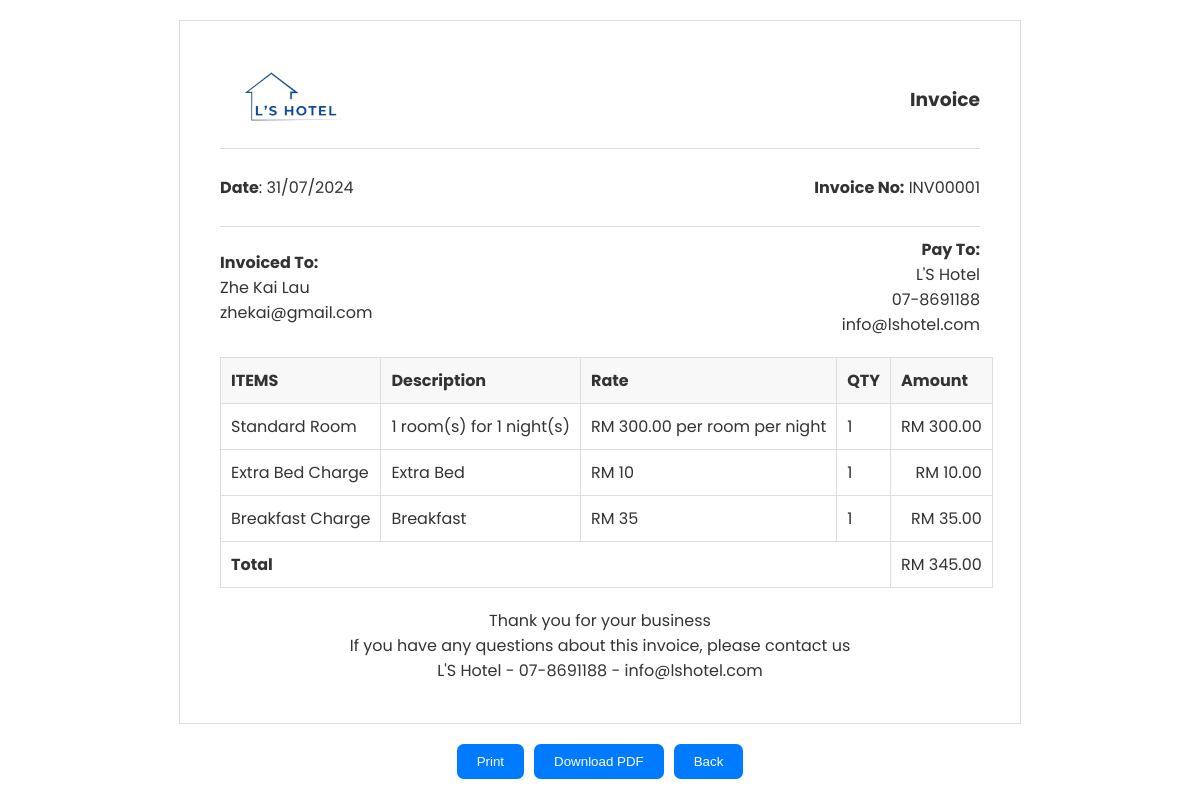
The app's page /invoice.php?booking_id=1, older data.
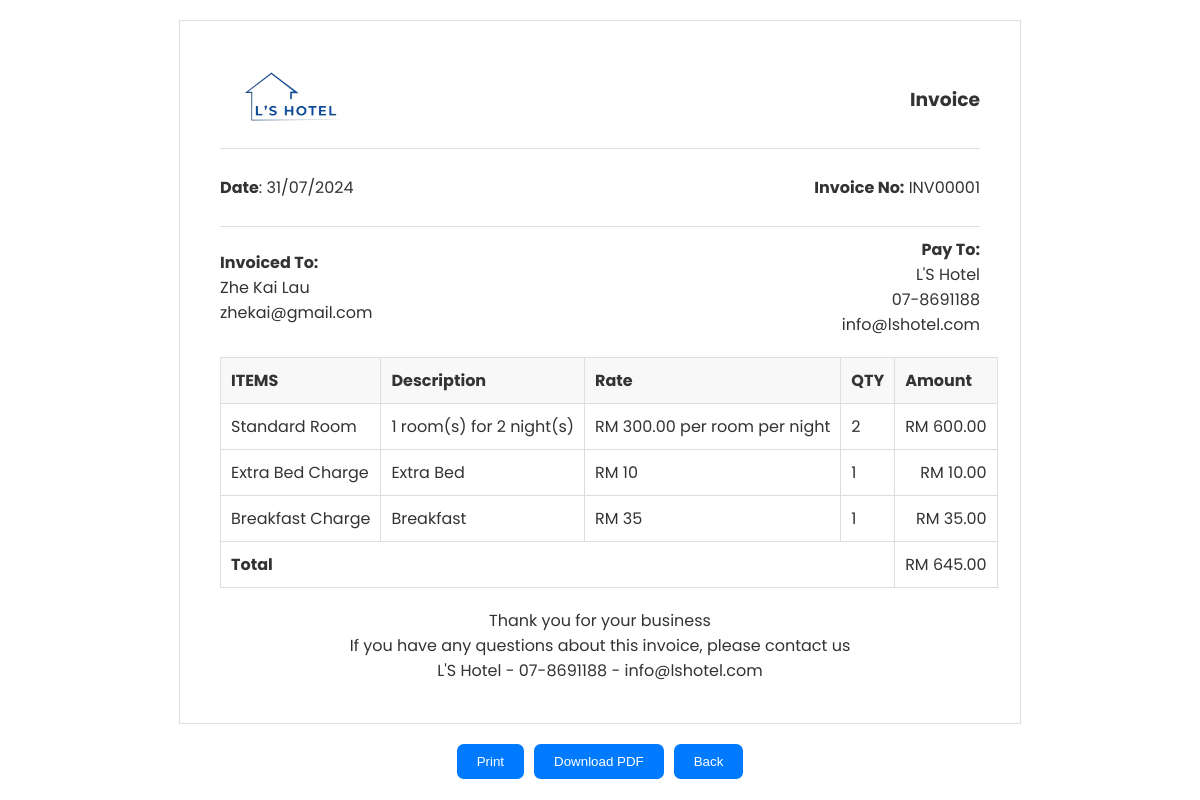
The same page, newer data.
### tables this page shows
CREATE TABLE `bookings` (
  `booking_id` int(11) NOT NULL,
  `email` varchar(100) NOT NULL,
  `room_id` int(11) NOT NULL,
  `check_in_date` date NOT NULL,
  `check_out_date` date NOT NULL,
  `days` int(11) NOT NULL,
  `number_of_rooms` int(11) NOT NULL,
  `bed_selection` varchar(255) NOT NULL,
  `smoke` varchar(255) NOT NULL,
  `first_name` varchar(50) NOT NULL,
  `last_name` varchar(50) NOT NULL,
  `phone_number` varchar(15) NOT NULL,
  `bring_car` varchar(3) NOT NULL,
  `additional_requests` varchar(255) DEFAULT NULL,
  `total_amount` decimal(10,2) NOT NULL,
  `created_at` timestamp NOT NULL DEFAULT current_timestamp(),
  `car_plates` varchar(255) DEFAULT NULL,
  `payment_status` varchar(20) NOT NULL,
  `booking_status` varchar(20) NOT NULL,
  `cancel_reason` varchar(500) NOT NULL
);

CREATE TABLE `rooms` (
  `room_id` int(11) NOT NULL,
  `room_type` varchar(255) NOT NULL,
  `room_level` int(3) NOT NULL,
  `room_price` decimal(10,2) NOT NULL,
  `room_features` text DEFAULT NULL,
  `room_facilities` text DEFAULT NULL,
  `room_size` varchar(50) DEFAULT NULL,
  `room_availability` int(11) DEFAULT NULL,
  `room_description` text DEFAULT NULL,
  `room_images` text DEFAULT NULL
);

CREATE TABLE `users` (
  `id` int(11) NOT NULL,
  `first_name` varchar(50) NOT NULL,
  `last_name` varchar(50) NOT NULL,
  `email` varchar(100) NOT NULL,
  `phone_number` varchar(15) NOT NULL,
  `password` varchar(255) NOT NULL
);

### invoice.php (the view, shortened to what the changed rows need)
<?php
include 'config.php';
function getBookingDetails($conn, $booking_id) {
    $sql = "SELECT b.*, u.first_name, u.last_name, r.room_type, r.room_price
            FROM bookings b
            JOIN users u ON b.email = u.email
            JOIN rooms r ON b.room_id = r.room_id
            WHERE b.booking_id = ?";
    $stmt = $conn->prepare($sql);
    $stmt->bind_param("i", $booking_id);
    $stmt->execute();
    $result = $stmt->get_result();
    $booking = $result->fetch_assoc();
    return $booking;
}
function calculateAdditionalCharges($additional_requests) {
    $extra_bed_charge = 10;
    $breakfast_charge = 35;
    $extra_bed_total = 0;
    $breakfast_total = 0;
    $extra_bed_qty = 0;
    $breakfast_qty = 0;
    foreach ($additional_requests as $request) {
        if (isset($request['extra_bed']) && $request['extra_bed'] === 'Yes') {
            $extra_bed_qty += $request['bed_quantity'];
            $extra_bed_total += $request['bed_quantity'] * $extra_bed_charge;
        }
        if (isset($request['add_breakfast']) && $request['add_breakfast'] === 'Yes') {
            $breakfast_qty += $request['breakfast_quantity'];
            $breakfast_total += $request['breakfast_quantity'] * $breakfast_charge;
        }
    }
    return [
        'extra_bed_total' => $extra_bed_total,
        'breakfast_total' => $breakfast_total,
        'extra_bed_qty' => $extra_bed_qty,
        'breakfast_qty' => $breakfast_qty,
    ];
}
try {
    $booking_id = $_GET['booking_id'];
    $booking = getBookingDetails($conn, $booking_id);
    $additional_requests = json_decode($booking['additional_requests'], true);
    $charges = calculateAdditionalCharges($additional_requests);
    $room_total = $booking['room_price'] * $booking['number_of_rooms'] * $booking['days'];
    $total_amount = $room_total + $charges['extra_bed_total'] + $charges['breakfast_total'];
} catch (Exception $e) {
    die($e->getMessage());
}
?>
<!DOCTYPE html>
<html lang="en">
<head>
    <link rel="stylesheet" href="css/invoice.css?v=<?php echo time(); ?>">
    <link rel="stylesheet" href="https://cdnjs.cloudflare.com/ajax/libs/font-awesome/6.2.1/css/all.min.css" />
</head>
<body>
    <div class="invoice-wrapper" id="print-area">
        <div class="invoice">
            <div class="invoice-container">
                <div class="invoice-head">
                    <div class="invoice-head-bottom">
                        <div class="invoice-head-bottom-left">
                            <ul>
                                <li class="text-bold">Invoiced To:</li>
                                <li><?php echo htmlspecialchars($booking['first_name'] . ' ' . $booking['last_name']); ?></li>
                                <li><?php echo htmlspecialchars($booking['email']); ?></li>
                            </ul>
                        </div>
                    </div>
                </div>
                <div class="overflow-view">
                    <div class="invoice-body">
                        <table>
                            <thead>
                                <tr>
                                    <td class="text-bold">ITEMS</td>
                                    <td class="text-bold">Description</td>
                                    <td class="text-bold">Rate</td>
                                    <td class="text-bold">QTY</td>
                                    <td class="text-bold">Amount</td>
                                </tr>
                            </thead>
                            <tbody>
                                <tr>
                                    <td><?php echo htmlspecialchars($booking['room_type']); ?></td>
                                    <td><?php echo htmlspecialchars($booking['number_of_rooms']); ?> room(s) for <?php echo htmlspecialchars($booking['days']); ?> night(s)</td>
                                    <td>RM <?php echo number_format($booking['room_price'], 2); ?> per room per night</td>
                                    <td><?php echo htmlspecialchars($booking['number_of_rooms'] * $booking['days']); ?></td>
                                    <td class="text-end">RM <?php echo number_format($room_total, 2); ?></td>
                                </tr>
                                <tr>
                                    <td>Extra Bed Charge</td>
                                    <td>Extra Bed</td>
                                    <td>RM 10</td>
                                    <td><?php echo $charges['extra_bed_qty']; ?></td>
                                    <td class="text-end">RM <?php echo number_format($charges['extra_bed_total'], 2); ?></td>
                                </tr>
                                <tr>
                                    <td>Breakfast Charge</td>
                                    <td>Breakfast</td>
                                    <td>RM 35</td>
                                    <td><?php echo $charges['breakfast_qty']; ?></td>
                                    <td class="text-end">RM <?php echo number_format($charges['breakfast_total'], 2); ?></td>
                                </tr>
                            </tbody>
                            <tfoot>
                                <tr>
                                    <td colspan="4" class="text-bold">Total</td>
                                    <td class="text-end">RM <?php echo number_format($total_amount, 2); ?></td>
                                </tr>
                            </tfoot>
                        </table>
                    </div>
                </div>
            </div>
        </div>
    </div>
</body>
</html>

Row changes from the older to the newer data that the page shows:
changed bookings "zhekai@gmail.com": days "1" → "2"; $booking['number_of_rooms']*$booking['days'] "1" → "2"; room_total "300.00" → "600.00"; total_amount "345.00" → "645.00"
